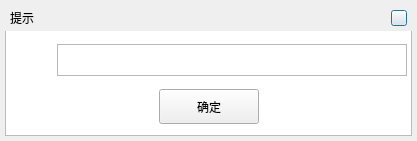
<?xml version="1.0" encoding="UTF-8"?>
<ui version="4.0">
 <class>MyDialog</class>
 <widget class="QDialog" name="MyDialog">
  <property name="geometry">
   <rect>
    <x>0</x>
    <y>0</y>
    <width>417</width>
    <height>141</height>
   </rect>
  </property>
  <property name="font">
   <font>
    <family>微软雅黑</family>
   </font>
  </property>
  <property name="windowTitle">
   <string>Dialog</string>
  </property>
  <layout class="QVBoxLayout" name="verticalLayout">
   <property name="spacing">
    <number>0</number>
   </property>
   <property name="leftMargin">
    <number>5</number>
   </property>
   <property name="topMargin">
    <number>5</number>
   </property>
   <property name="rightMargin">
    <number>5</number>
   </property>
   <property name="bottomMargin">
    <number>5</number>
   </property>
   <item>
    <widget class="QWidget" name="info_bar" native="true">
     <property name="minimumSize">
      <size>
       <width>0</width>
       <height>26</height>
      </size>
     </property>
     <property name="maximumSize">
      <size>
       <width>16777215</width>
       <height>26</height>
      </size>
     </property>
     <layout class="QHBoxLayout" name="horizontalLayout">
      <property name="spacing">
       <number>5</number>
      </property>
      <property name="leftMargin">
       <number>5</number>
      </property>
      <property name="topMargin">
       <number>0</number>
      </property>
      <property name="rightMargin">
       <number>5</number>
      </property>
      <property name="bottomMargin">
       <number>0</number>
      </property>
      <item>
       <widget class="QLabel" name="lb_info">
        <property name="minimumSize">
         <size>
          <width>0</width>
          <height>26</height>
         </size>
        </property>
        <property name="maximumSize">
         <size>
          <width>16777215</width>
          <height>26</height>
         </size>
        </property>
        <property name="text">
         <string>提示</string>
        </property>
       </widget>
      </item>
      <item>
       <spacer name="hs_bar">
        <property name="orientation">
         <enum>Qt::Horizontal</enum>
        </property>
        <property name="sizeHint" stdset="0">
         <size>
          <width>40</width>
          <height>20</height>
         </size>
        </property>
       </spacer>
      </item>
      <item>
       <widget class="QPushButton" name="btn_close">
        <property name="minimumSize">
         <size>
          <width>16</width>
          <height>16</height>
         </size>
        </property>
        <property name="maximumSize">
         <size>
          <width>16</width>
          <height>16</height>
         </size>
        </property>
        <property name="text">
         <string/>
        </property>
       </widget>
      </item>
     </layout>
    </widget>
   </item>
   <item>
    <widget class="QWidget" name="combination" native="true">
     <property name="styleSheet">
      <string notr="true">QWidget#combination {
    border-style:solid;
	border-width:1px;
	border-color:rgb(187, 187, 187);
    background-color: white;
    border-top: none;
}</string>
     </property>
     <layout class="QVBoxLayout" name="verticalLayout_2">
      <property name="spacing">
       <number>0</number>
      </property>
      <property name="leftMargin">
       <number>0</number>
      </property>
      <property name="topMargin">
       <number>0</number>
      </property>
      <property name="rightMargin">
       <number>0</number>
      </property>
      <property name="bottomMargin">
       <number>7</number>
      </property>
      <item>
       <widget class="QWidget" name="information" native="true">
        <property name="minimumSize">
         <size>
          <width>0</width>
          <height>50</height>
         </size>
        </property>
        <property name="maximumSize">
         <size>
          <width>16777215</width>
          <height>50</height>
         </size>
        </property>
        <layout class="QHBoxLayout" name="horizontalLayout_3">
         <property name="spacing">
          <number>10</number>
         </property>
         <property name="leftMargin">
          <number>10</number>
         </property>
         <property name="topMargin">
          <number>0</number>
         </property>
         <property name="rightMargin">
          <number>5</number>
         </property>
         <property name="bottomMargin">
          <number>0</number>
         </property>
         <item>
          <widget class="QLabel" name="llb_error">
           <property name="minimumSize">
            <size>
             <width>32</width>
             <height>32</height>
            </size>
           </property>
           <property name="maximumSize">
            <size>
             <width>32</width>
             <height>32</height>
            </size>
           </property>
           <property name="text">
            <string/>
           </property>
           <property name="pixmap">
            <pixmap resource="res.qrc">:/Images/error.png</pixmap>
           </property>
          </widget>
         </item>
         <item>
          <widget class="QTextEdit" name="text_information">
           <property name="minimumSize">
            <size>
             <width>0</width>
             <height>32</height>
            </size>
           </property>
           <property name="maximumSize">
            <size>
             <width>16777215</width>
             <height>32</height>
            </size>
           </property>
           <property name="font">
            <font>
             <family>微软雅黑</family>
            </font>
           </property>
          </widget>
         </item>
        </layout>
       </widget>
      </item>
      <item>
       <widget class="QWidget" name="ok" native="true">
        <property name="minimumSize">
         <size>
          <width>0</width>
          <height>35</height>
         </size>
        </property>
        <property name="maximumSize">
         <size>
          <width>16777215</width>
          <height>35</height>
         </size>
        </property>
        <layout class="QHBoxLayout" name="horizontalLayout_2">
         <property name="spacing">
          <number>0</number>
         </property>
         <property name="leftMargin">
          <number>0</number>
         </property>
         <property name="topMargin">
          <number>0</number>
         </property>
         <property name="rightMargin">
          <number>0</number>
         </property>
         <property name="bottomMargin">
          <number>0</number>
         </property>
         <item>
          <spacer name="hs_left">
           <property name="orientation">
            <enum>Qt::Horizontal</enum>
           </property>
           <property name="sizeHint" stdset="0">
            <size>
             <width>40</width>
             <height>20</height>
            </size>
           </property>
          </spacer>
         </item>
         <item>
          <widget class="QPushButton" name="btn_ok">
           <property name="minimumSize">
            <size>
             <width>100</width>
             <height>35</height>
            </size>
           </property>
           <property name="maximumSize">
            <size>
             <width>100</width>
             <height>35</height>
            </size>
           </property>
           <property name="font">
            <font>
             <family>微软雅黑</family>
            </font>
           </property>
           <property name="inputMethodHints">
            <set>Qt::ImhEmailCharactersOnly</set>
           </property>
           <property name="text">
            <string>确定</string>
           </property>
          </widget>
         </item>
         <item>
          <spacer name="hs_right">
           <property name="orientation">
            <enum>Qt::Horizontal</enum>
           </property>
           <property name="sizeHint" stdset="0">
            <size>
             <width>40</width>
             <height>20</height>
            </size>
           </property>
          </spacer>
         </item>
        </layout>
       </widget>
      </item>
     </layout>
    </widget>
   </item>
  </layout>
 </widget>
 <resources>
  <include location="res.qrc"/>
 </resources>
 <connections/>
</ui>
